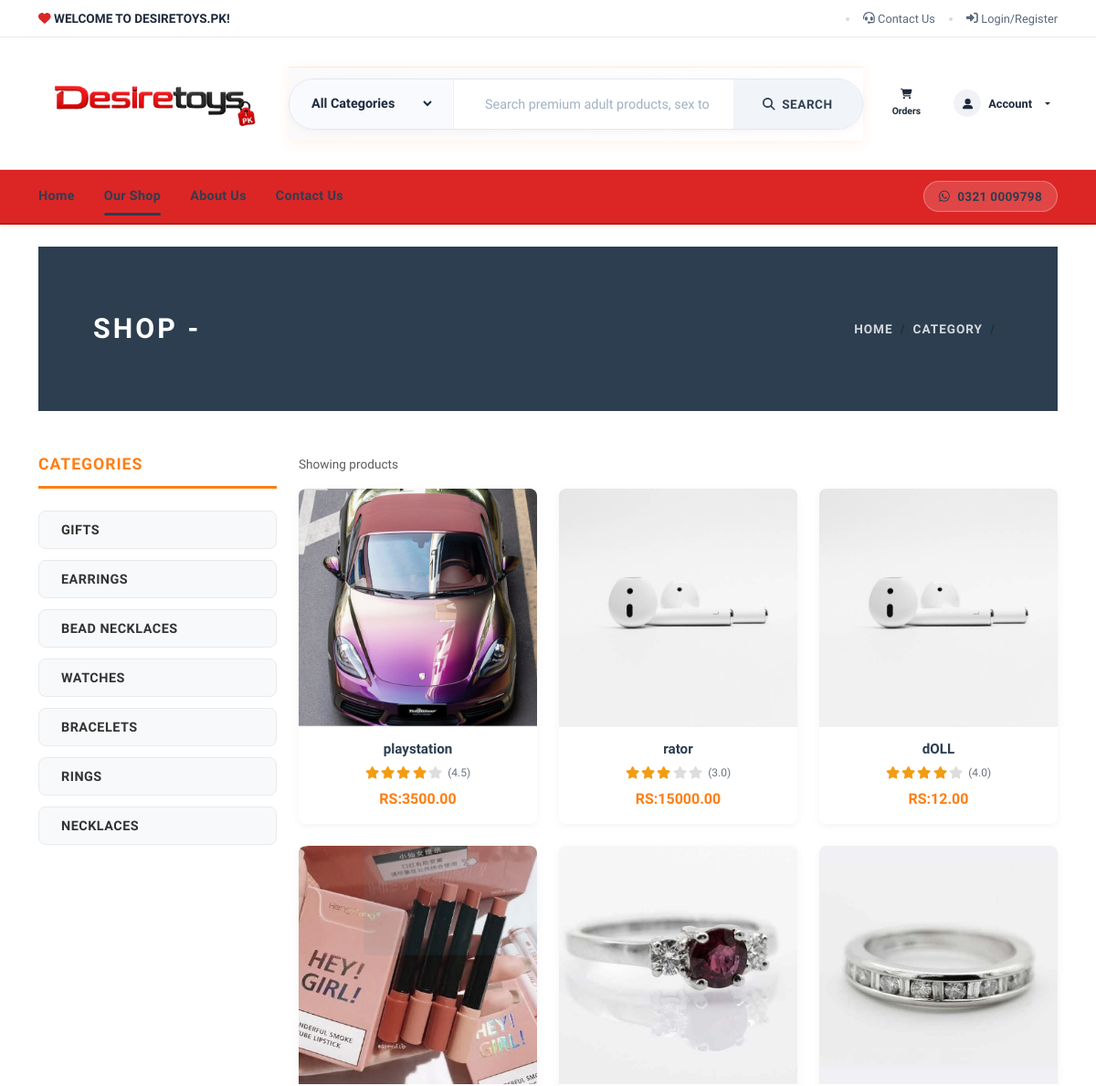
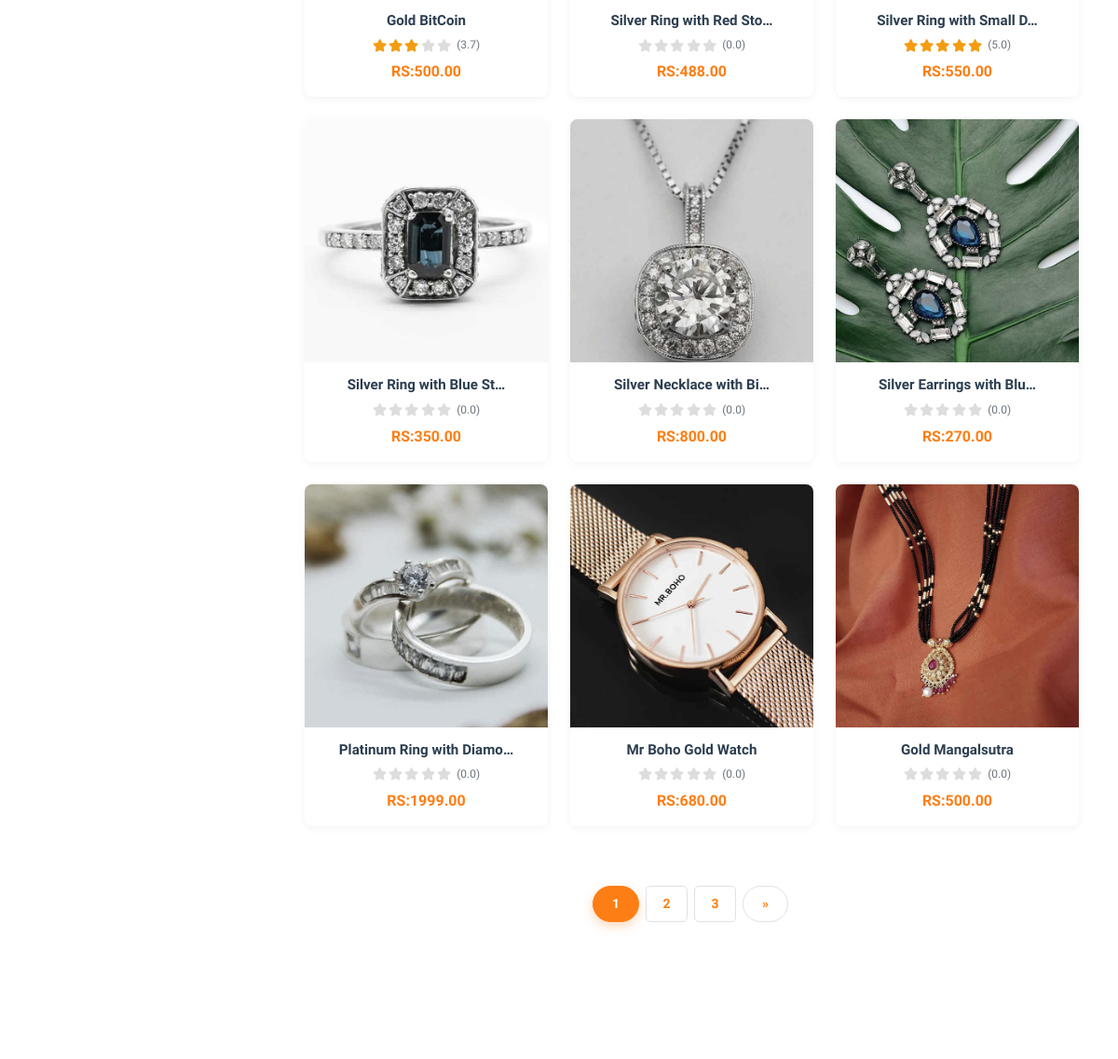
Page /shop/ (upper part) on the earlier database version (2 pictures, top to bottom).
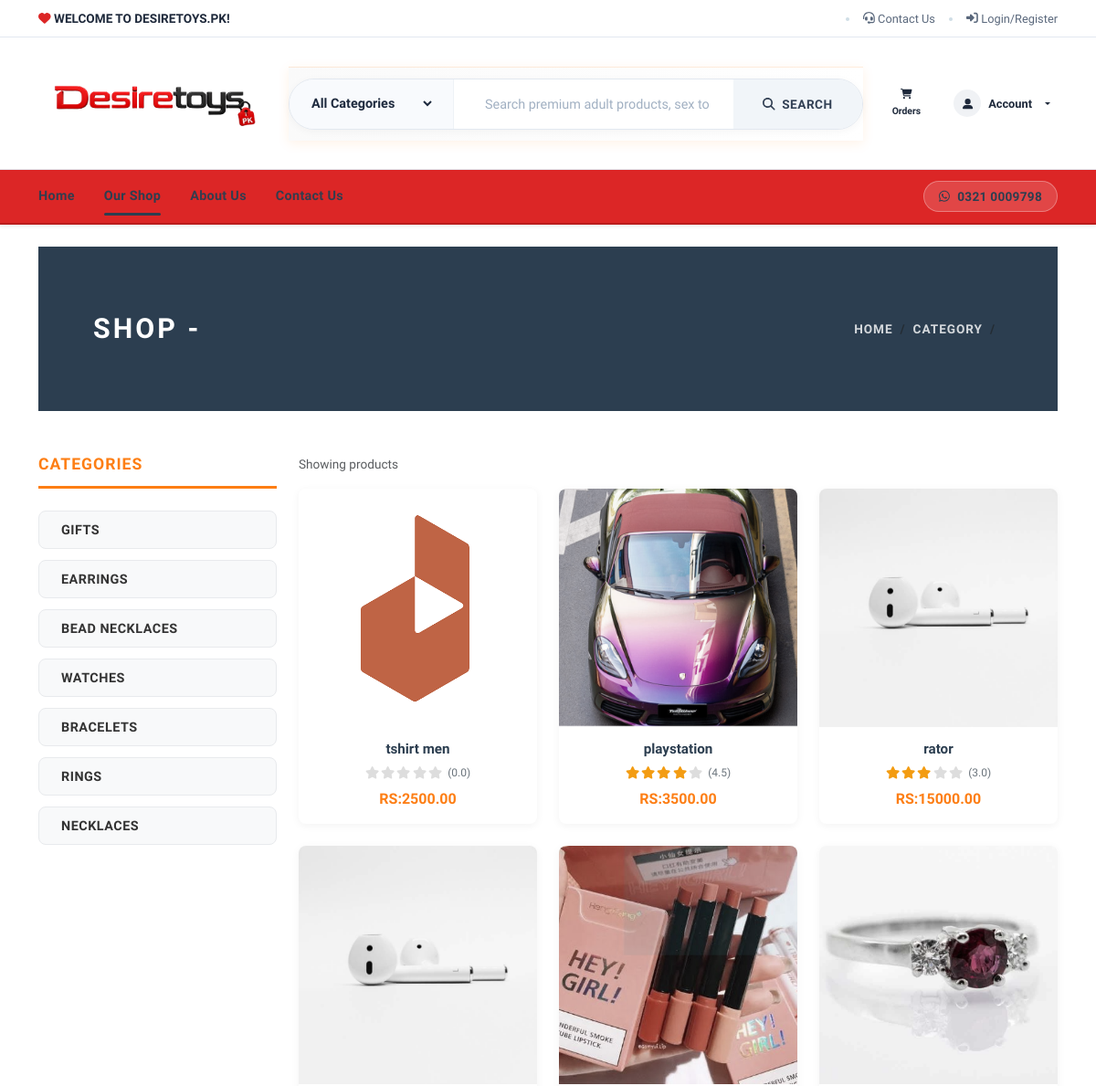
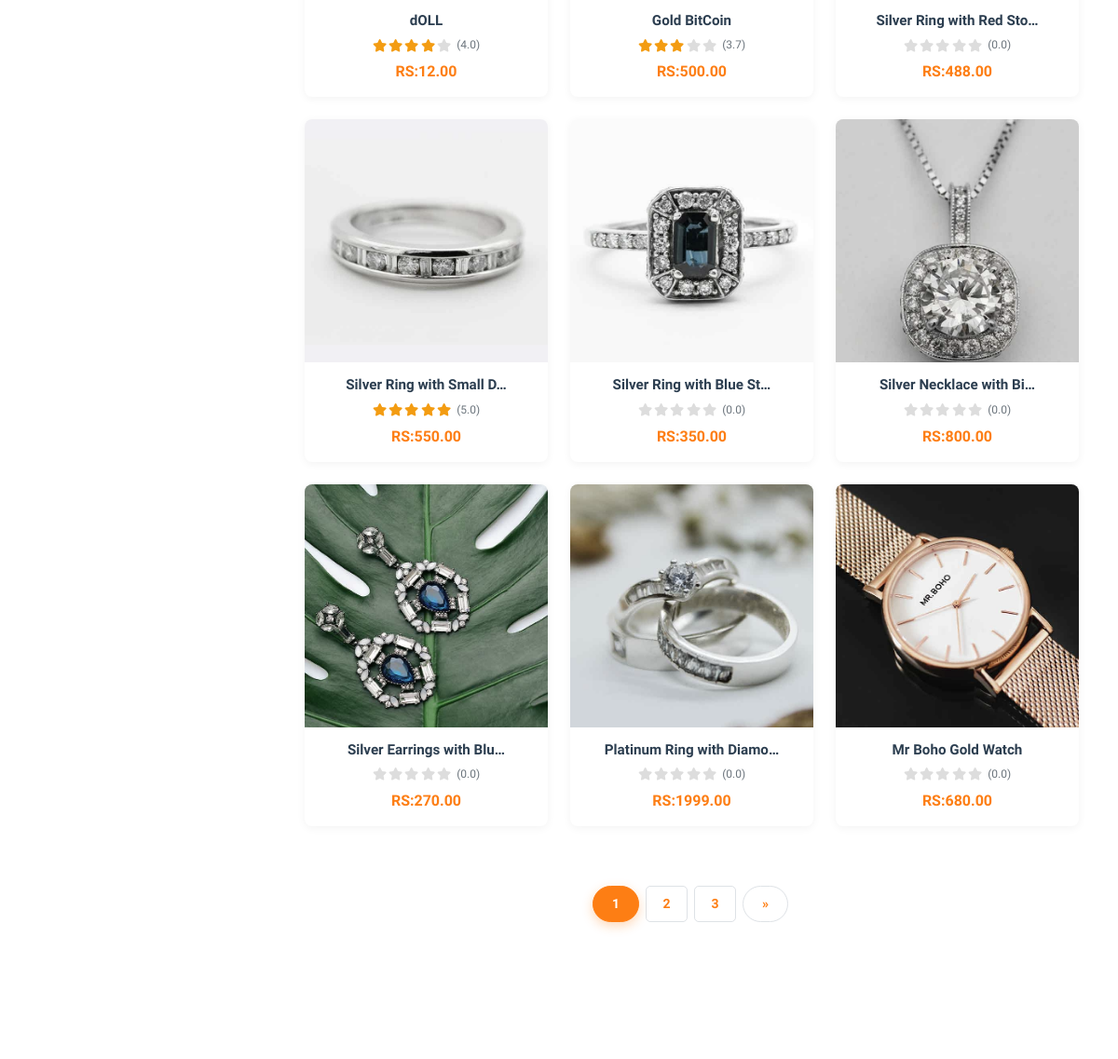
Same page on the later database version (2 pictures, top to bottom).
### store/models.py (models this page shows, shortened)
class Category(models.Model):
    title = models.CharField(max_length=50, verbose_name="Category Title")
    slug = models.SlugField(max_length=55, verbose_name="Category Slug")
    description = models.TextField(blank=True, verbose_name="Category Description")
    category_image = models.ImageField(upload_to='category', blank=True, null=True)
    is_active = models.BooleanField(default=True)
    is_featured = models.BooleanField(default=False)
    created_at = models.DateTimeField(auto_now_add=True)
    updated_at = models.DateTimeField(auto_now=True)
    class Meta:
        verbose_name_plural = 'Categories'
        ordering = ('-created_at',)

class Product(models.Model):
    title = models.CharField(max_length=150)
    slug = models.SlugField(max_length=160)
    sku = models.CharField(max_length=255, unique=True)
    short_description = models.TextField()
    detail_description = RichTextField(blank=True, null=True)
    detail_description = RichTextUploadingField(blank=True, null=True)
    product_image = models.ImageField(upload_to='product', blank=True, null=True)
    brand = models.CharField(max_length=100, blank=True, null=True, verbose_name="Brand Name")
    sizes = models.TextField(blank=True, null=True, verbose_name="Available Sizes", help_text="Enter sizes separated by comma (e.g., S, M, L, XL or 36, 38, 40)")
    retail_price = models.DecimalField(max_digits=8, decimal_places=2, default=0, help_text="Retail/Marked-up price shown to customers")
    seller_price = models.DecimalField(max_digits=8, decimal_places=2, default=0, help_text="Actual selling price (base price for calculation)")
    price = models.DecimalField(max_digits=8, decimal_places=2, help_text="Display price (use seller_price for calculations)")
    rating = models.DecimalField(max_digits=3, decimal_places=1, default=0, help_text="Product rating from 0 to 5 stars")
    delivery_time = models.TextField(blank=True, null=True, verbose_name="Delivery Time Info", help_text="Estimated delivery time range (e.g., 2-3 working days)")
    refund_and_return_policy = models.TextField(blank=True, null=True, verbose_name="Refund & Return Policy", help_text="Information about return and refund policies")
    category = models.ForeignKey(Category, on_delete=models.CASCADE)
    is_active = models.BooleanField(default=True)
    is_featured = models.BooleanField(default=False)
    enable_facebook_share = models.BooleanField(default=True, verbose_name="Enable Facebook Share")
    enable_twitter_share = models.BooleanField(default=True, verbose_name="Enable Twitter/X Share")
    enable_pinterest_share = models.BooleanField(default=True, verbose_name="Enable Pinterest Share")
    enable_linkedin_share = models.BooleanField(default=True, verbose_name="Enable LinkedIn Share")
    created_at = models.DateTimeField(auto_now_add=True)
    updated_at = models.DateTimeField(auto_now=True)
    class Meta:
        verbose_name_plural = 'Products'
        ordering = ('-created_at',)
    def get_average_rating(self):
        approved_reviews = self.reviews.filter(approved=True)
        if approved_reviews.count() > 0:
            total = sum(review.rating for review in approved_reviews)
            return round(total / approved_reviews.count(), 1)
        return self.rating

### store/views.py (the view)
# urls.py: path('shop/', views.shop, name="shop"),
def shop(request):
    q = request.GET.get('q', '').strip()
    category_slug = request.GET.get('category', '').strip()
    categories = Category.objects.filter(is_active=True)
    products = Product.objects.filter(is_active=True)
    if category_slug:
        try:
            category = Category.objects.get(slug=category_slug)
            products = products.filter(category=category)
        except Category.DoesNotExist:
            category = None
    if q:
        products = products.filter(Q(title__icontains=q) | Q(short_description__icontains=q))
    paginator = Paginator(products, 12)
    page_number = request.GET.get('page')
    page_obj = paginator.get_page(page_number)
    context = {
        'products': page_obj,
        'categories': categories,
        'query': q,
        'selected_category': category_slug,
        'page_obj': page_obj,
    }
    if request.headers.get('x-requested-with') == 'XMLHttpRequest':
        html = render_to_string('store/_product_list.html', context, request=request)
        return HttpResponse(html)
    return render(request, 'store/shop.html', context)

### store/context_preprocessors.py (called while the page is built)
def store_menu(request):
    categories = Category.objects.filter(is_active=True)
    context = {
        'categories_menu': categories,
    }
    return context

def cart_menu(request):
    if request.user.is_authenticated:
        cart_items= Cart.objects.filter(user=request.user)
        context = {
            'cart_items': cart_items,
        }
    else:
        context = {}
    return context

### templates/store/shop.html (shortened to what the changed rows need)
{% extends 'base.html' %}
{% load static %}
{% block content %}
<br>
<div class="container">
  <section class="py-5 shop-hero">
    <div class="container">
      <div class="row px-4 px-lg-5 py-lg-4 align-items-center">
        <div class="col-lg-6">
          <h1 class="h2 text-uppercase mb-0">Shop - {{category.title}}</h1>
        </div>
      </div>
    </div>
  </section>
  <section class="py-5">
    <div class="container p-0">
      <div class="row">
        <div class="col-lg-3 order-2 order-lg-1">
          {% if categories %}
            {% for cat in categories %}
              <a href="{% url 'store:category-products' cat.slug %}" class="category-link">
                <div class="py-2 px-4 mb-3 category-item {% if category.slug == cat.slug %}theme-category-active{% else %}theme-category{% endif %}">
                  <strong class="small text-uppercase font-weight-bold category-text">
                    {{cat.title}}
                  </strong>
                </div>
              </a>
            {% endfor %}
          {% endif %}
        </div>
        <div class="col-lg-9 order-1 order-lg-2 mb-5 mb-lg-0">
          <div class="row">
            {% if products %}
              {% for product in products %}
                <div class="col-lg-4 col-sm-6 mb-4">
                  <div class="product">
                    <div class="product-image-wrapper">
                      <a href="{% url 'store:product-detail' product.slug %}">
                        {% if product.product_image %}
                          <img src="{{product.product_image.url}}" alt="{{product.title}}">
                        {% else %}
                          <img src="{% static 'img/product-1.jpg' %}" alt="{{product.title}}">
                        {% endif %}
                      </a>
                    </div>
                    <div class="product-info">
                      <h6 class="product-title">
                        <a href="{% url 'store:product-detail' product.slug %}">
                          {{product.title|truncatechars:25}}
                        </a>
                      </h6>
                      <div class="product-rating">
                        {% with avg_rating=product.get_average_rating %}
                          <div class="stars">
                            {% for i in "12345" %}
                              <i class="fas fa-star" style="color: {% if forloop.counter <= avg_rating %}#f39c12{% else %}#ddd{% endif %};"></i>
                            {% endfor %}
                          </div>
                          <span class="rating-text">({{ avg_rating|floatformat:1 }})</span>
                        {% endwith %}
                      </div>
                      <div class="product-price">
                        {% if product.old_price %}
                          <span class="old-price">RS:{{product.old_price}}</span>
                          <span class="current-price">RS:{{product.price}}</span>
                        {% else %}
                          <span class="current-price">RS:{{product.price}}</span>
                        {% endif %}
                      </div>
                    </div>
                  </div>
                </div>
              {% endfor %}
            {% endif %}
          </div>
          {% if products.has_other_pages %}
            <div class="row">
              <div class="col-12">
                <nav aria-label="Page navigation" class="mt-4">
                  <ul class="pagination justify-content-center">
                    {% for num in products.paginator.page_range %}
                      {% if products.number == num %}
                        <li class="page-item active">
                          <span class="page-link">{{ num }}</span>
                        </li>
                      {% else %}
                        <li class="page-item">
                          <a class="page-link" href="?page={{ num }}">{{ num }}</a>
                        </li>
                      {% endif %}
                    {% endfor %}
                  </ul>
                </nav>
              </div>
            </div>
          {% endif %}
        </div>
      </div>
    </div>
  </section>
</div>
<link rel="stylesheet" href="https://cdnjs.cloudflare.com/ajax/libs/font-awesome/6.0.0/css/all.min.css">
{% endblock content %}

Differences in the rows shown:
no longer on this page (row unchanged): Product: product_image (picture), title "Gold Mangalsutra", get_average_rating "0.0", price "500.00"
added Product: product_image (picture), title "tshirt men", get_average_rating "0.0", price "2500.00"
